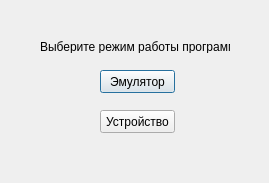
<?xml version="1.0" encoding="UTF-8"?>
<ui version="4.0">
 <class>Dialog</class>
 <widget class="QDialog" name="Dialog">
  <property name="geometry">
   <rect>
    <x>0</x>
    <y>0</y>
    <width>269</width>
    <height>183</height>
   </rect>
  </property>
  <property name="windowTitle">
   <string>Dialog</string>
  </property>
  <widget class="QPushButton" name="pushButton">
   <property name="geometry">
    <rect>
     <x>100</x>
     <y>70</y>
     <width>75</width>
     <height>23</height>
    </rect>
   </property>
   <property name="text">
    <string>Эмулятор</string>
   </property>
  </widget>
  <widget class="QLabel" name="label">
   <property name="geometry">
    <rect>
     <x>40</x>
     <y>40</y>
     <width>190</width>
     <height>13</height>
    </rect>
   </property>
   <property name="text">
    <string>Выберите режим работы программы</string>
   </property>
  </widget>
  <widget class="QPushButton" name="pushButton_2">
   <property name="geometry">
    <rect>
     <x>100</x>
     <y>110</y>
     <width>75</width>
     <height>23</height>
    </rect>
   </property>
   <property name="text">
    <string>Устройство</string>
   </property>
  </widget>
 </widget>
 <resources/>
 <connections/>
</ui>
